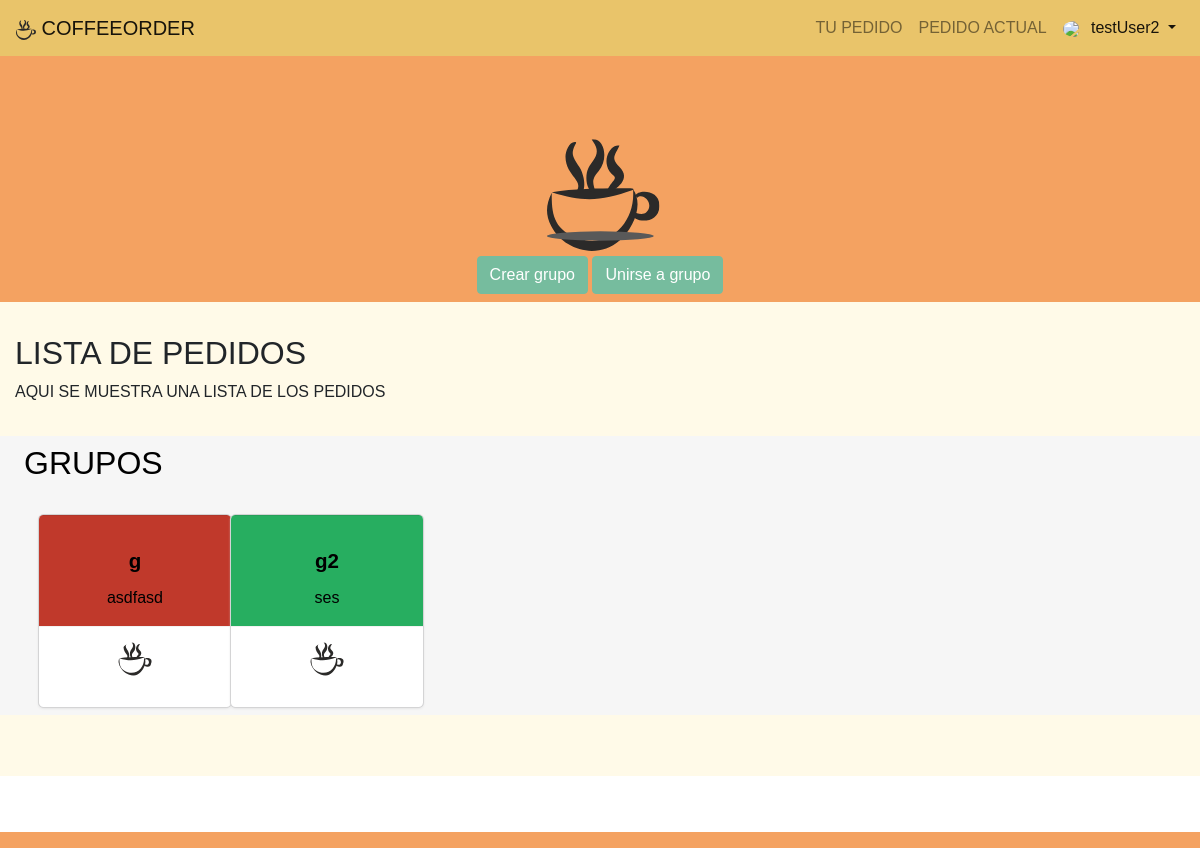
The app's page / (signed in) with its own data.
### account_app/models.py (models this page shows, shortened)
class UserGroup(models.Model):
    group_name = models.CharField(max_length=100, unique=True)
    group_description = models.TextField(max_length=220, blank=True)
    max_members = models.IntegerField(default=15)
    group_color = models.CharField(max_length=100, default="white")
    group_code = models.CharField(max_length=100)
    closed = models.BooleanField(default=False)
    group_admin = models.ManyToManyField(User, related_name='groupAdmin')
    group_members = models.ManyToManyField(User, related_name='groupMembers')
    group_bar = models.ManyToManyField(Bar, related_name='group_bar')

### coffeeorder_app/views.py (the view)
# urls.py: path('', cviews.index, name='index'),
def index(request):
    data = {}
    if request.user.is_authenticated:
        groupForm = JoinGroupForm()
        groups = UserGroup.objects.filter(group_members=request.user).values()
        if request.method == 'POST':
            warning={'0':'Te has unido al grupo!',
                     '1':'Grupo no existente',
                     '2':'Ya perteneces al grupo',
                     '3':'El grupo esta lleno',
                     '4':'Error',
                     }
            groupFormPost = JoinGroupForm(request.POST)
            codigo_obt = request.POST.get('group_code')
            print(codigo_obt)
            if groupFormPost.is_valid():
                print("valid")
                if UserGroup.objects.filter(group_code=codigo_obt).exists():
                    group_to_join = UserGroup.objects.get(group_code=codigo_obt)
                    members = group_to_join.group_members.count()
                    print("valid2")
                    if (members+1)<=group_to_join.max_members :
                        if group_to_join.group_members.filter(pk=request.user.pk).exists():
                            return render(request, 'coffeeorder_app/home.html', {'groups': groups, 'join_group_form': groupForm, 'warning': warning['2']})
                        else:
                            group_to_join.group_members.add(request.user)
                            group_to_join.save()
                            return render(request, 'coffeeorder_app/home.html', {'groups': groups, 'join_group_form': groupForm, 'warning': warning['0']})
                    else:
                        return render(request, 'coffeeorder_app/home.html', {'groups': groups, 'join_group_form': groupForm, 'warning': warning['3']})
                else:
                    return render(request, 'coffeeorder_app/home.html', {'groups': groups, 'join_group_form': groupForm, 'warning': warning['1']})
            else:
                print("form no valid")
                return render(request, 'coffeeorder_app/home.html', {'groups': groups, 'join_group_form': groupForm, 'warning': warning['4']})
        else:
            return render(request, 'coffeeorder_app/home.html', {'groups':groups, 'join_group_form': groupForm, })
    else:
        print("NO LOGEADO")
        return render(request, 'account_app/login.html')

### coffeeorder_app/templates/coffeeorder_app/home.html (shortened to what this page needs)
{% extends "base.html" %}
{% load staticfiles %}
{% block head_css_page %}
    <link href="{% static 'css/coffee.css' %}" rel="stylesheet" media="screen">
    <link href="{% static 'css/login.css' %}" rel="stylesheet" media="screen">
{% endblock head_css_page %}
{% block content %}
    <div class="jumbotron text-center">
        <div class="figure col-12" >
                    <svg class="figure-space coffee-home"  viewBox="0 0 300 300" aria-hidden="true">
                        <image class="coffee-logo" x="35%" y="25%" xlink:href="{% static 'images/svgs/1coffee.svg'%}" />
                        <ellipse fill="#595959" cx="185" cy="270" rx="80" ry="7"/>
                    </svg>
                </div>
        {% if user.is_authenticated %}
            <a role="button" class="btn btn-primary"  href="{% url 'account_app:create_group' %}"> Crear grupo</a>
            <a role="button" class="btn btn-primary"  onclick="show_code()"> Unirse a grupo</a>
        {% endif %}
    </div>
    <div class="container-fluid">
        <div class="row">
            <div class="col-8">
                <h2>LISTA DE PEDIDOS</h2>
                <p>
                    AQUI SE MUESTRA UNA LISTA DE LOS PEDIDOS
                </p>
            </div>
        </div>
    </div>
   {% if groups %}
    <div class="container-fluid bg-grey">
            {% if user.is_authenticated %}
                <div class="card-container">
                <div class="row"> <h2 >GRUPOS</h2></div>
                <div class="row">
                    {% for group in groups %}
                        <div class="col-12 col-md-3 col-lg-2 mt-4 ">
                          <a href="{% url 'account_app:get_group_page' group.id %}">
                            <div class="card" >
                                <div class="card-block" style="background-color:{{ group.group_color}};">
                                    <h4 class="card-title mt-3">{{ group.group_name }}</h4>
                                     <p class="card-text">{{ group.group_description }}</p>
                                </div>
                                <div class="card-footer">
                                    <img class="card-logo" src="/static/images/svgs/1coffee.svg">
                                </div>
                            </div>
                              </a>
                        </div>
                     {% endfor %}
                </div>
                </div>
            {% else %}
                <a role="button" class="btn btn-primary"  href="#"><span
                        class="glyphicon glyphicon-plus-sign"></span> Crear grupo</a>
            {% endif %}
    </div>
 {% endif %}
    </div>
{% endblock %}

### templates/base.html (shortened to what this page needs)
<!DOCTYPE html>
{% load staticfiles %}
<html>
<head>
    {% block head_css %}
        {% block head_css_site %}
            <link href="{% static 'css/bootstrap.min.css' %}" rel="stylesheet" media="screen">
            <link href="{% static 'css/basic.css' %}" rel="stylesheet" media="screen">
            <link href="{% static 'css/coffee-icon.css' %}" rel="stylesheet" media="screen">
            <link href="{% static 'css/coffee.css' %}" rel="stylesheet" media="screen">
        {% endblock head_css_site %}
        {% block head_css_page %}{% endblock head_css_page %}
    {% endblock head_css %}
</head>
<body>
<header>
    {% if user.is_authenticated %}
        <nav class="navbar navbar-expand-lg navbar-light ">
        <a class="navbar-brand" href="{% url 'index' %}">
            <div class="figure col-12">
                <img class="brand-logo" src="{% static 'images/svgs/1coffee.svg' %}"/>
                <span>COFFEEORDER</span>
            </div>
        </a>
        <div class="collapse navbar-collapse" id="navbarText">
            <ul class="navbar-nav ml-auto">
                <li class="nav-item"><a class="nav-link e" href="#">TU PEDIDO</a></li>
                <li class="nav-item"><a class="nav-link" href="#">PEDIDO ACTUAL</a></li>
                <li class="nav-item dropdown">
                    <a class="nav-link dropdown-toggle  active" data-toggle="dropdown" href="#" role="button"
                       aria-haspopup="true" aria-expanded="false">
                        {% if request.session.profile_pic %}
                            <img class="avatar-img-nav"
                                 src="{% static 'images/profile_pics/' %}{{ request.session.profile_pic }}">
                        {% else %}
                            <img class="avatar-img-nav" src="{% static 'images/profile_pics/avatar0.png' %}">
                        {% endif %}
                        {{ request.user.username }}
                        </a>
                </li>
            </ul>
        </div>
    {% endif %}
    </nav>
</header>
<div class="content-container">
    {% block content %}
    {% endblock content %}
{% if user.is_authenticated %}
    <footer class="footer navbar">
    </footer>
{% endif %}
</body>
</html>

### static/css/basic.css (style rules this page uses)
:root { --japanese-indigo: #264653; --jungle-green: #2A9D8F; --hansa-yellow: #E9C46A; --sandy-brown: #F4A261; --sandy-brown-light: #f9ac6e; --light-red-orchre: #E76F51; --main-txt-color: blue; --main-padding: 15px; }
html, body { font-family: Verdana, Geneva, sans-serif; height: 100%; position: relative; }
footer { margin-top:3.5em; width: 100%; height: auto; background-color: var(--sandy-brown); border-radius: 0 !important; }
.brand-logo { width: 1em; }
.content-container { min-height: 90vh; overflow: hidden; display: block; position: relative; background-color: #ffc8241a; }
.jumbotron { background-color: var(--sandy-brown); color: #ffffff; padding: 0 0.5em 0.5em 0.5em; border-radius: 0; }
.bg-grey { background-color: #f6f6f6; }
.jumbotron .btn-primary { background: #76bc9e; border-color: #76bc9e }
.avatar-img-nav { width: 2em; border-radius: 50% }
.avatar-img-nav, .glyphicon-user { padding-right: 0.5em; }
nav { background-color: var( --hansa-yellow); }

### coffeeorder_app/static/css/coffee.css (style rules this page uses)
.card { min-height:12em; min-width:12em; font-size: 1em; overflow: hidden; padding: 0; border: none; border-radius: .28571429rem; box-shadow: 0 1px 3px 0 #d4d4d5, 0 0 0 1px #d4d4d5; }
.card-logo { border-radius: 50%; width: 2.5em; height: 2.5em; padding: 2%; }
.card-block { font-size: 1em; position: relative; margin: 0; padding: 1em; text-align:center; border: none; border-top: 1px solid rgba(34, 36, 38, .1); box-shadow: none; }
.card-footer { font-size: 1em; text-align: center; top: 0; left: 0; max-width: 100%; padding: .75em 1em; color: rgba(0, 0, 0, .4); border-top: 1px solid rgba(0, 0, 0, .05) !important; background: #fff; }
.card-title { font-size: 1.28571429em; font-weight: 700; line-height: 1.2857em; }
.card-container { margin:1em; padding:0.5em; color:black; }
.card-container a { color:black; text-decoration: none!important; }

### records on screen
UserGroup: group_name "g", group_description "asdfasd"
UserGroup: group_name "g2", group_description "ses"

### other values on screen
{{ request.user.username }} "testUser2"
